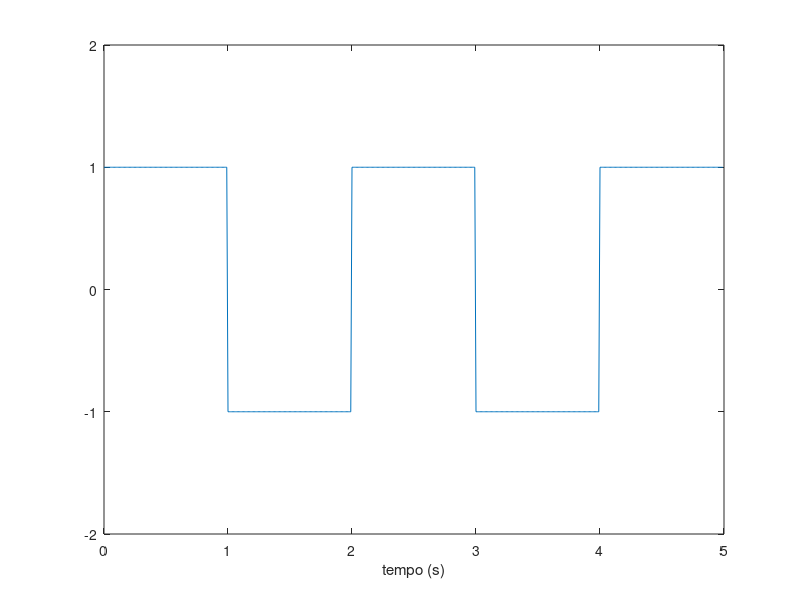
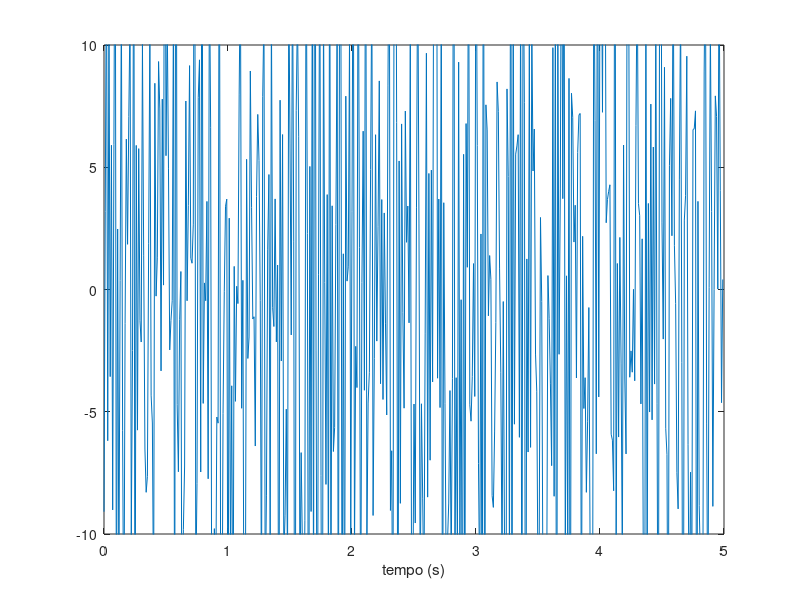
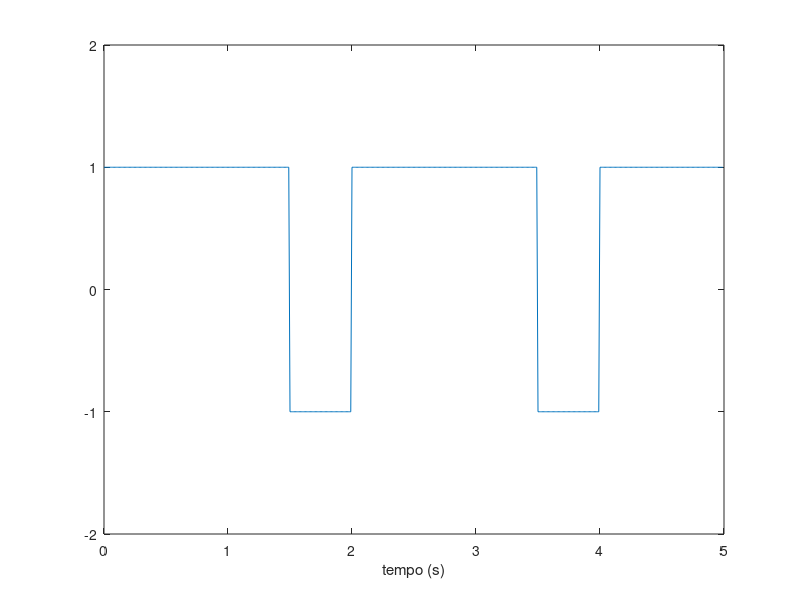
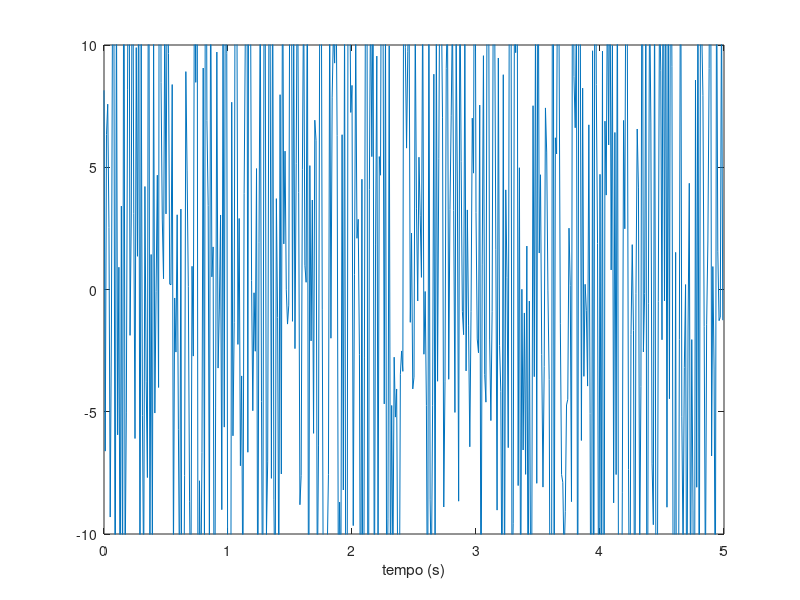

MATLAB code to generate these figures, in order:
%Exemplo Antipodal
close all
clear all

Fs=100;
Ts=1;

bit1=ones(1,Fs);
bit0=-ones(1,Fs);
y=[bit1 bit0 bit1 bit0 bit1];
t=0:1/Fs:5-1/Fs;

figure
plot(t,y)
xlabel('tempo (s)');
axis([0 5 -2 2])

figure
fim=length(y);
ruido=randn(1,fim)*sqrt(100);%Potencia do ruido=100
y=y+ruido;

t=0:1/Fs:5-1/Fs;
plot(t,y)
xlabel('tempo (s)');
axis([0 5 -10 10])

%Exemplo Ortogonal

bit1=ones(1,Fs);
bit0=[ones(1,Fs/2) -ones(1,Fs/2)];
y=[bit1 bit0 bit1 bit0 bit1];
t=0:1/Fs:5-1/Fs;

figure
plot(t,y)
xlabel('tempo (s)');
axis([0 5 -2 2])

figure
fim=length(y);
ruido=randn(1,fim)*sqrt(100); %Potencia do ruido=100
y=y+ruido;

t=0:1/Fs:5-1/Fs;
plot(t,y)
xlabel('tempo (s)');
axis([0 5 -10 10])
